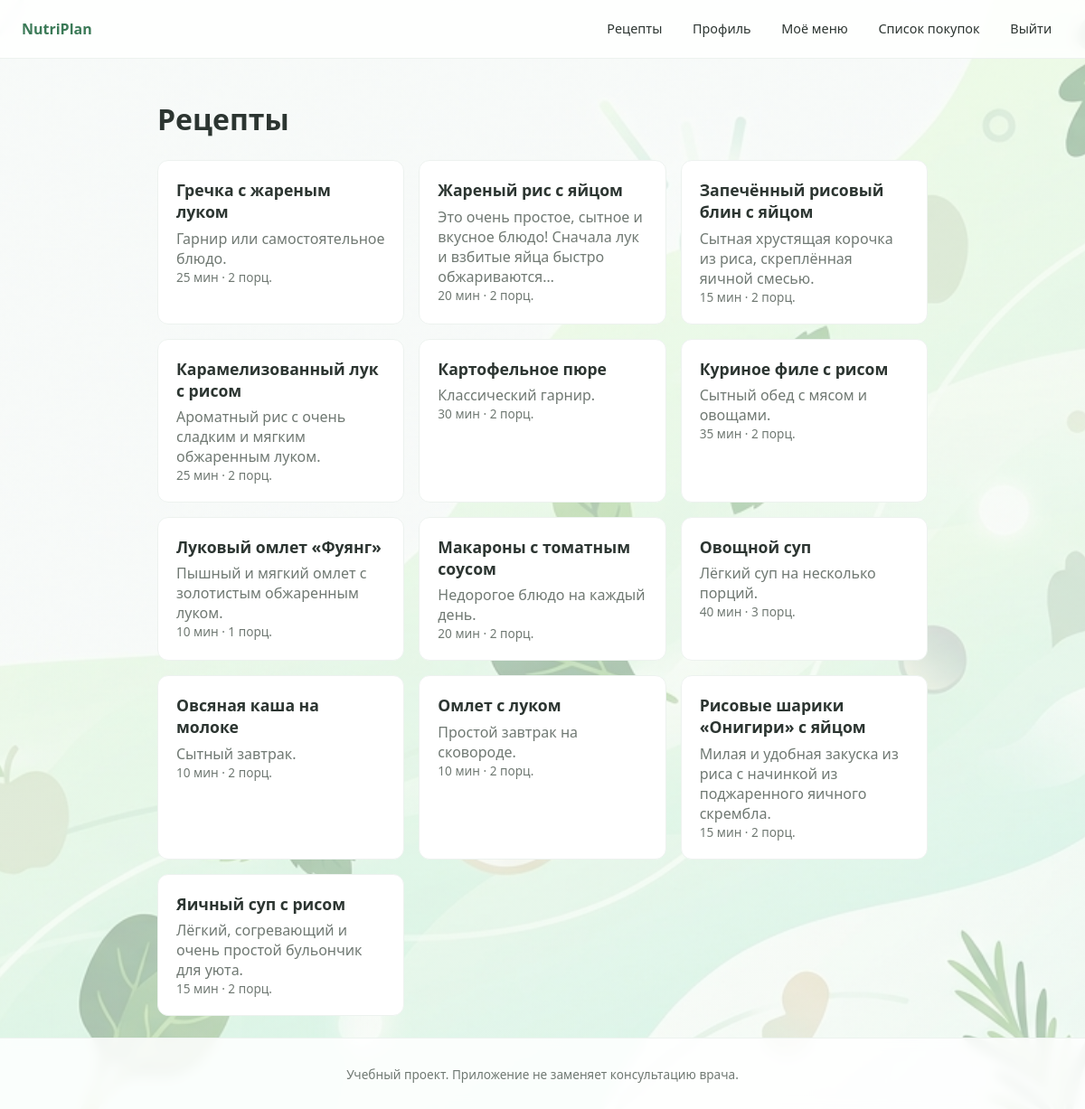
Page /recipes/ (signed in) on the committed database.
### recipes/models.py (models this page shows, shortened)
class Recipe(models.Model):
    title = models.CharField('Название', max_length=200)
    description = models.TextField('Описание', blank=True)
    instructions = models.TextField('Инструкция')
    prep_time = models.PositiveSmallIntegerField('Время приготовления, мин')
    servings = models.PositiveSmallIntegerField(
        'Порций в рецепте',
        default=1,
        validators=[MinValueValidator(1)],
    )
    ingredients = models.ManyToManyField(
        Ingredient,
        through='RecipeIngredient',
        related_name='recipes',
    )
    class Meta:
        ordering = ['title']
        verbose_name = 'Рецепт'
        verbose_name_plural = 'Рецепты'

### recipes/views.py (the view)
# urls.py: path('', views.recipe_list, name='list'),
def recipe_list(request):
    recipes = Recipe.objects.all()
    hidden_count = 0
    show_all = request.GET.get('all') == '1'
    if request.user.is_authenticated and not show_all:
        profile = getattr(request.user, 'profile', None)
        if profile is not None:
            excluded = profile.excluded_ingredients.all()
            if excluded.exists():
                filtered = recipes.exclude(ingredients__in=excluded).distinct()
                hidden_count = recipes.count() - filtered.count()
                recipes = filtered
    return render(request, 'recipes/recipe_list.html', {
        'recipes': recipes,
        'hidden_count': hidden_count,
        'show_all': show_all,
    })

### templates/recipes/recipe_list.html (shortened to what this page needs)
{% extends 'base.html' %}
{% block content %}
<h1>Рецепты</h1>
<section class="cards">
    {% for recipe in recipes %}
    <article class="card">
        <h2><a href="{% url 'recipes:detail' recipe.pk %}">{{ recipe.title }}</a></h2>
        <p>{{ recipe.description|truncatechars:90 }}</p>
        <p class="meta">{{ recipe.prep_time }} мин · {{ recipe.servings }} порц.</p>
    </article>
    {% empty %}
    <p>Рецептов пока нет.</p>
    {% endfor %}
</section>
{% endblock %}

### static/css/style.css (style rules this page uses)
:root { --primary: #3b7a57; --primary-soft: #eef4f0; --surface: #fff; --border: #edf2ef; --text: #2c3531; --muted: #707973; --radius: 12px; }
*, *::before, *::after { box-sizing: border-box; }
body { margin: 0; min-height: 100vh; display: flex; flex-direction: column; font-family: system-ui, sans-serif; color: var(--text); }
body::before { content: ""; position: fixed; inset: 0; z-index: -1; background: linear-gradient(rgba(249, 251, 249, 0.55), rgba(249, 251, 249, 0.55)), url("../img/background.jpg") center / cover no-repeat; }
.hero p, .card p { color: var(--muted); margin: 0; }
.cards { display: grid; grid-template-columns: repeat(auto-fit, minmax(min(240px, 100%), 1fr)); gap: 1rem; margin-top: 1.5rem; }
.card { padding: 1.25rem; background: #fff; border-radius: var(--radius); border: 1px solid var(--border); }
.card h2 { margin: 0 0 0.4rem; font-size: 1.1rem; }
.card h2 a { color: inherit; text-decoration: none; }
.meta { margin: 0.5rem 0 0; font-size: 0.85rem; color: var(--muted); }

### rows in the picture
Recipe: title "Гречка с жареным луком", description "Гарнир или самостоятельное блюдо.", prep_time "25", servings "2"
Recipe: title "Жареный рис с яйцом", description "Это очень простое, сытное и вкусное блюдо! Сначала лук и взбитые яйца быстро обжариваются…", prep_time "20", servings "2"
Recipe: title "Запечённый рисовый блин с яйцом", description "Сытная хрустящая корочка из риса, скреплённая яичной смесью.", prep_time "15", servings "2"
Recipe: title "Карамелизованный лук с рисом", description "Ароматный рис с очень сладким и мягким обжаренным луком.", prep_time "25", servings "2"
Recipe: title "Картофельное пюре", description "Классический гарнир.", prep_time "30", servings "2"
Recipe: title "Куриное филе с рисом", description "Сытный обед с мясом и овощами.", prep_time "35", servings "2"
Recipe: title "Луковый омлет «Фуянг»", description "Пышный и мягкий омлет с золотистым обжаренным луком.", prep_time "10", servings "1"
Recipe: title "Макароны с томатным соусом", description "Недорогое блюдо на каждый день.", prep_time "20", servings "2"
Recipe: title "Овощной суп", description "Лёгкий суп на несколько порций.", prep_time "40", servings "3"
Recipe: title "Овсяная каша на молоке", description "Сытный завтрак.", prep_time "10", servings "2"
Recipe: title "Омлет с луком", description "Простой завтрак на сковороде.", prep_time "10", servings "2"
Recipe: title "Рисовые шарики «Онигири» с яйцом", description "Милая и удобная закуска из риса с начинкой из поджаренного яичного скрембла.", prep_time "15", servings "2"
Recipe: title "Яичный суп с рисом", description "Лёгкий, согревающий и очень простой бульончик для уюта.", prep_time "15", servings "2"
